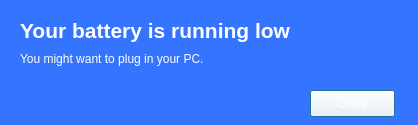
<?xml version="1.0" encoding="UTF-8"?>
<ui version="4.0">
 <class>Dialog</class>
 <widget class="QDialog" name="Dialog">
  <property name="geometry">
   <rect>
    <x>0</x>
    <y>0</y>
    <width>418</width>
    <height>125</height>
   </rect>
  </property>
  <property name="palette">
   <palette>
    <active>
     <colorrole role="WindowText">
      <brush brushstyle="SolidPattern">
       <color alpha="255">
        <red>255</red>
        <green>255</green>
        <blue>255</blue>
       </color>
      </brush>
     </colorrole>
     <colorrole role="Base">
      <brush brushstyle="SolidPattern">
       <color alpha="255">
        <red>255</red>
        <green>255</green>
        <blue>255</blue>
       </color>
      </brush>
     </colorrole>
     <colorrole role="Window">
      <brush brushstyle="SolidPattern">
       <color alpha="255">
        <red>52</red>
        <green>116</green>
        <blue>255</blue>
       </color>
      </brush>
     </colorrole>
    </active>
    <inactive>
     <colorrole role="WindowText">
      <brush brushstyle="SolidPattern">
       <color alpha="255">
        <red>255</red>
        <green>255</green>
        <blue>255</blue>
       </color>
      </brush>
     </colorrole>
     <colorrole role="Base">
      <brush brushstyle="SolidPattern">
       <color alpha="255">
        <red>255</red>
        <green>255</green>
        <blue>255</blue>
       </color>
      </brush>
     </colorrole>
     <colorrole role="Window">
      <brush brushstyle="SolidPattern">
       <color alpha="255">
        <red>52</red>
        <green>116</green>
        <blue>255</blue>
       </color>
      </brush>
     </colorrole>
    </inactive>
    <disabled>
     <colorrole role="WindowText">
      <brush brushstyle="SolidPattern">
       <color alpha="255">
        <red>149</red>
        <green>149</green>
        <blue>149</blue>
       </color>
      </brush>
     </colorrole>
     <colorrole role="Base">
      <brush brushstyle="SolidPattern">
       <color alpha="255">
        <red>52</red>
        <green>116</green>
        <blue>255</blue>
       </color>
      </brush>
     </colorrole>
     <colorrole role="Window">
      <brush brushstyle="SolidPattern">
       <color alpha="255">
        <red>52</red>
        <green>116</green>
        <blue>255</blue>
       </color>
      </brush>
     </colorrole>
    </disabled>
   </palette>
  </property>
  <property name="windowTitle">
   <string>Low battery</string>
  </property>
  <widget class="QLabel" name="label">
   <property name="geometry">
    <rect>
     <x>20</x>
     <y>0</y>
     <width>291</width>
     <height>61</height>
    </rect>
   </property>
   <property name="font">
    <font>
     <pointsize>16</pointsize>
     <weight>75</weight>
     <bold>true</bold>
    </font>
   </property>
   <property name="locale">
    <locale language="Spanish" country="CostaRica"/>
   </property>
   <property name="text">
    <string>Your battery is running low</string>
   </property>
  </widget>
  <widget class="QLabel" name="label_2">
   <property name="geometry">
    <rect>
     <x>20</x>
     <y>50</y>
     <width>241</width>
     <height>17</height>
    </rect>
   </property>
   <property name="locale">
    <locale language="Spanish" country="CostaRica"/>
   </property>
   <property name="text">
    <string>You might want to plug in your PC.</string>
   </property>
  </widget>
  <widget class="QPushButton" name="pushButton">
   <property name="geometry">
    <rect>
     <x>310</x>
     <y>90</y>
     <width>85</width>
     <height>27</height>
    </rect>
   </property>
   <property name="palette">
    <palette>
     <active>
      <colorrole role="Button">
       <brush brushstyle="SolidPattern">
        <color alpha="255">
         <red>255</red>
         <green>255</green>
         <blue>255</blue>
        </color>
       </brush>
      </colorrole>
      <colorrole role="Midlight">
       <brush brushstyle="SolidPattern">
        <color alpha="255">
         <red>255</red>
         <green>255</green>
         <blue>255</blue>
        </color>
       </brush>
      </colorrole>
      <colorrole role="Text">
       <brush brushstyle="SolidPattern">
        <color alpha="255">
         <red>255</red>
         <green>255</green>
         <blue>255</blue>
        </color>
       </brush>
      </colorrole>
      <colorrole role="ButtonText">
       <brush brushstyle="SolidPattern">
        <color alpha="255">
         <red>255</red>
         <green>255</green>
         <blue>255</blue>
        </color>
       </brush>
      </colorrole>
      <colorrole role="Base">
       <brush brushstyle="SolidPattern">
        <color alpha="255">
         <red>0</red>
         <green>170</green>
         <blue>255</blue>
        </color>
       </brush>
      </colorrole>
      <colorrole role="Shadow">
       <brush brushstyle="SolidPattern">
        <color alpha="255">
         <red>0</red>
         <green>170</green>
         <blue>255</blue>
        </color>
       </brush>
      </colorrole>
      <colorrole role="AlternateBase">
       <brush brushstyle="SolidPattern">
        <color alpha="255">
         <red>0</red>
         <green>170</green>
         <blue>255</blue>
        </color>
       </brush>
      </colorrole>
      <colorrole role="ToolTipBase">
       <brush brushstyle="SolidPattern">
        <color alpha="255">
         <red>0</red>
         <green>170</green>
         <blue>255</blue>
        </color>
       </brush>
      </colorrole>
     </active>
     <inactive>
      <colorrole role="Button">
       <brush brushstyle="SolidPattern">
        <color alpha="255">
         <red>255</red>
         <green>255</green>
         <blue>255</blue>
        </color>
       </brush>
      </colorrole>
      <colorrole role="Midlight">
       <brush brushstyle="SolidPattern">
        <color alpha="255">
         <red>255</red>
         <green>255</green>
         <blue>255</blue>
        </color>
       </brush>
      </colorrole>
      <colorrole role="Text">
       <brush brushstyle="SolidPattern">
        <color alpha="255">
         <red>255</red>
         <green>255</green>
         <blue>255</blue>
        </color>
       </brush>
      </colorrole>
      <colorrole role="ButtonText">
       <brush brushstyle="SolidPattern">
        <color alpha="255">
         <red>255</red>
         <green>255</green>
         <blue>255</blue>
        </color>
       </brush>
      </colorrole>
      <colorrole role="Base">
       <brush brushstyle="SolidPattern">
        <color alpha="255">
         <red>0</red>
         <green>170</green>
         <blue>255</blue>
        </color>
       </brush>
      </colorrole>
      <colorrole role="Shadow">
       <brush brushstyle="SolidPattern">
        <color alpha="255">
         <red>0</red>
         <green>170</green>
         <blue>255</blue>
        </color>
       </brush>
      </colorrole>
      <colorrole role="AlternateBase">
       <brush brushstyle="SolidPattern">
        <color alpha="255">
         <red>0</red>
         <green>170</green>
         <blue>255</blue>
        </color>
       </brush>
      </colorrole>
      <colorrole role="ToolTipBase">
       <brush brushstyle="SolidPattern">
        <color alpha="255">
         <red>0</red>
         <green>170</green>
         <blue>255</blue>
        </color>
       </brush>
      </colorrole>
     </inactive>
     <disabled>
      <colorrole role="Button">
       <brush brushstyle="SolidPattern">
        <color alpha="255">
         <red>255</red>
         <green>255</green>
         <blue>255</blue>
        </color>
       </brush>
      </colorrole>
      <colorrole role="Midlight">
       <brush brushstyle="SolidPattern">
        <color alpha="255">
         <red>255</red>
         <green>255</green>
         <blue>255</blue>
        </color>
       </brush>
      </colorrole>
      <colorrole role="Text">
       <brush brushstyle="SolidPattern">
        <color alpha="255">
         <red>149</red>
         <green>149</green>
         <blue>149</blue>
        </color>
       </brush>
      </colorrole>
      <colorrole role="ButtonText">
       <brush brushstyle="SolidPattern">
        <color alpha="255">
         <red>149</red>
         <green>149</green>
         <blue>149</blue>
        </color>
       </brush>
      </colorrole>
      <colorrole role="Base">
       <brush brushstyle="SolidPattern">
        <color alpha="255">
         <red>52</red>
         <green>116</green>
         <blue>255</blue>
        </color>
       </brush>
      </colorrole>
      <colorrole role="Shadow">
       <brush brushstyle="SolidPattern">
        <color alpha="255">
         <red>0</red>
         <green>170</green>
         <blue>255</blue>
        </color>
       </brush>
      </colorrole>
      <colorrole role="AlternateBase">
       <brush brushstyle="SolidPattern">
        <color alpha="255">
         <red>0</red>
         <green>170</green>
         <blue>255</blue>
        </color>
       </brush>
      </colorrole>
      <colorrole role="ToolTipBase">
       <brush brushstyle="SolidPattern">
        <color alpha="255">
         <red>0</red>
         <green>170</green>
         <blue>255</blue>
        </color>
       </brush>
      </colorrole>
     </disabled>
    </palette>
   </property>
   <property name="text">
    <string>Close</string>
   </property>
  </widget>
 </widget>
 <resources/>
 <connections>
  <connection>
   <sender>pushButton</sender>
   <signal>clicked()</signal>
   <receiver>Dialog</receiver>
   <slot>hide()</slot>
   <hints>
    <hint type="sourcelabel">
     <x>346</x>
     <y>107</y>
    </hint>
    <hint type="destinationlabel">
     <x>371</x>
     <y>51</y>
    </hint>
   </hints>
  </connection>
 </connections>
</ui>
